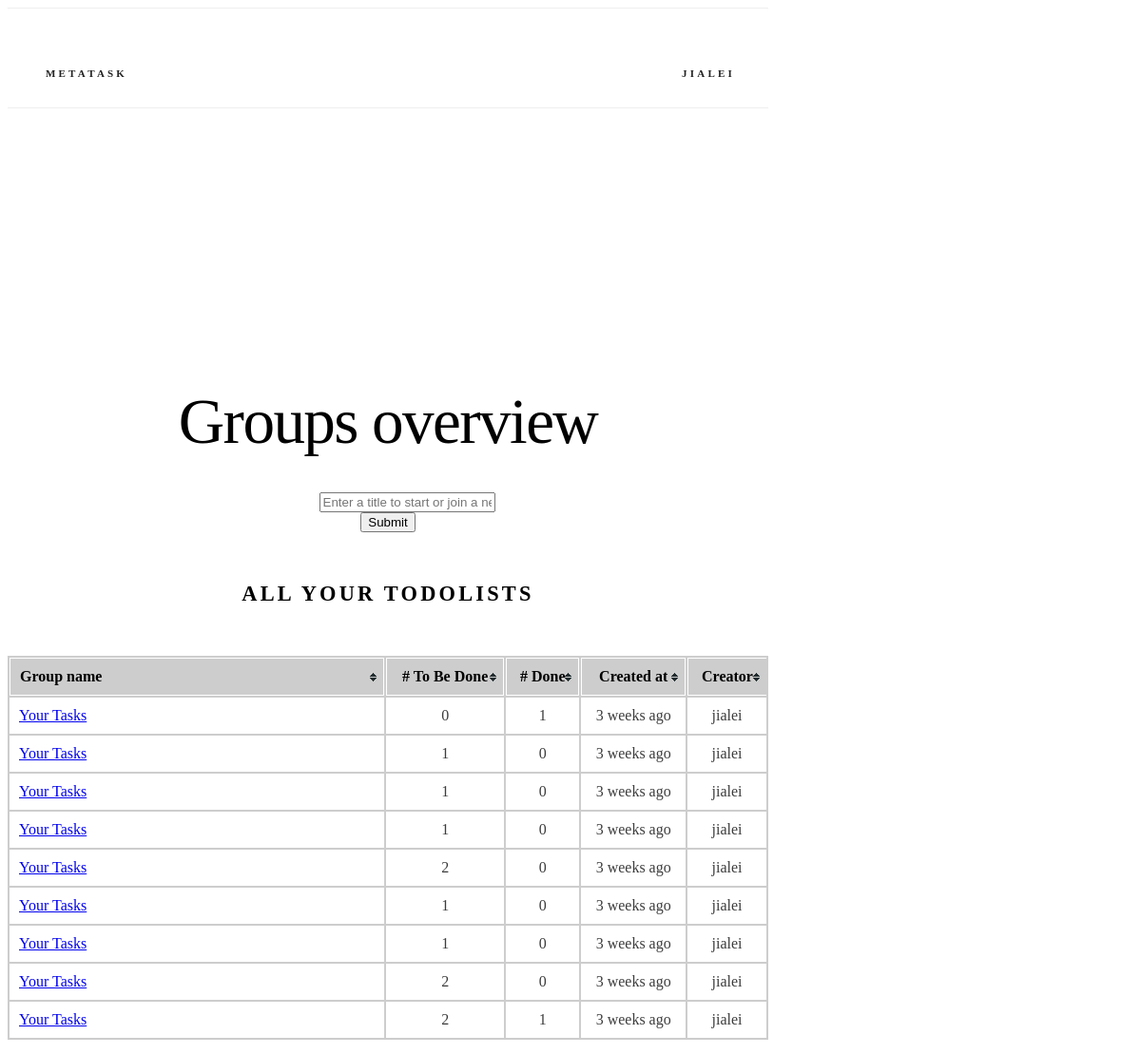
Page /todolists/ (signed in) on the earlier database version.
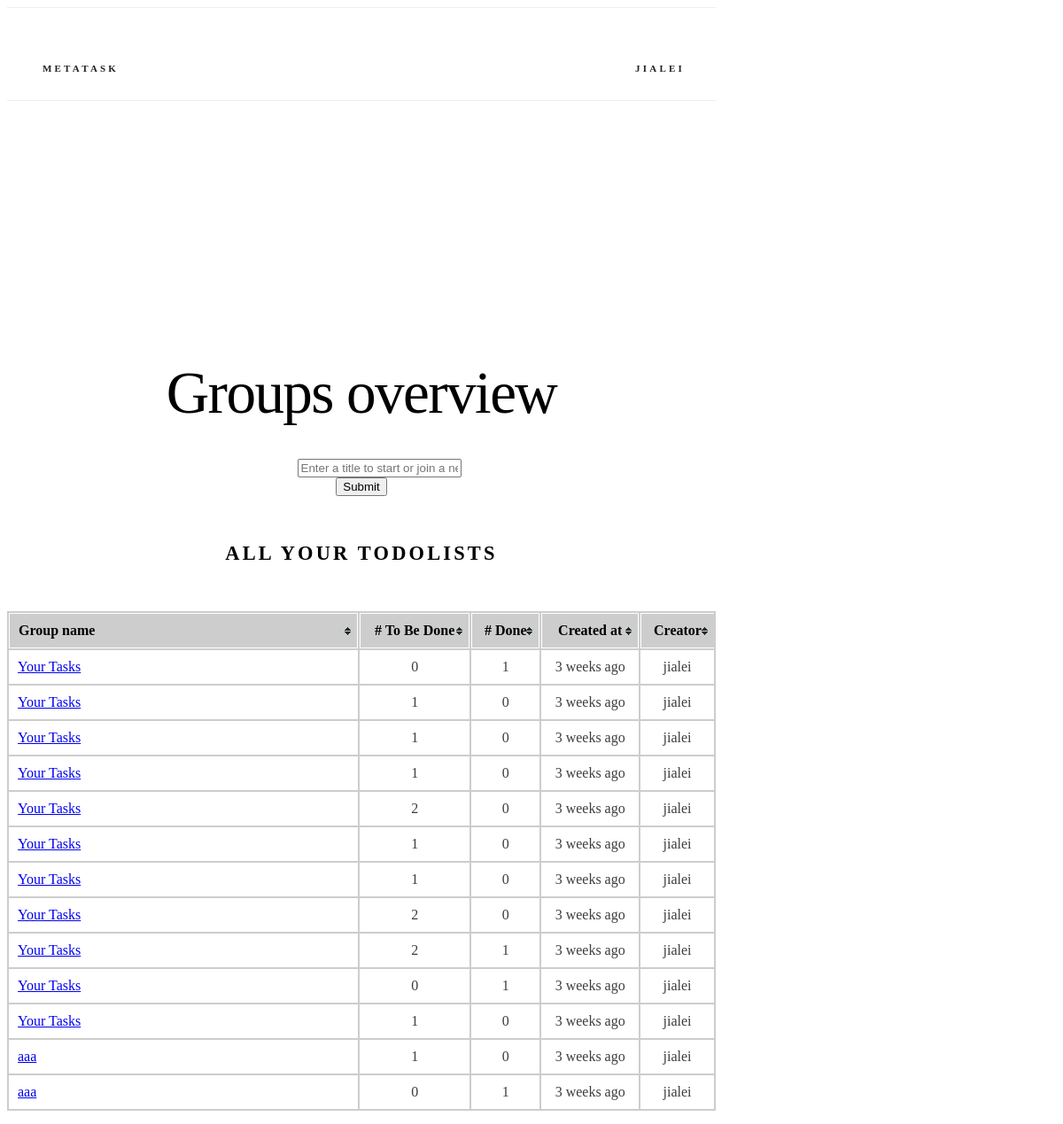
Same page on the later database version.
### lists/models.py (models this page shows, shortened)
class TodoList(models.Model):
    title = models.CharField(max_length=128, default="Your Tasks")
    created_at = models.DateTimeField(auto_now=True)
    creator = models.ForeignKey(
        User, null=True, related_name="todolists", on_delete=models.CASCADE
    )
    class Meta:
        ordering = ("created_at",)
    def count_finished(self):
        return self.todos.filter(is_finished=True).count()
    def count_open(self):
        return self.todos.filter(is_finished=False).count()

### lists/views.py (the view)
# urls.py: path("todolists/", views.overview, name="overview"),
@login_required
def overview(request):
    if request.method == "POST":
        return redirect("lists:add_todolist")
    return render(request, "lists/overview.html", {"form": TodoListForm()})

### lists/forms.py
class TodoListForm(forms.Form):
    title = forms.CharField(
        **form_kwargs(
            widget=forms.TextInput(
                attrs=widget_attrs("Enter a title to start or join a new group")
            )
        )
    )

### lists/templatetags/lists_extras.py (called while the page is built)
@register.filter("humanize")
def humanize_time(dt, past_="ago", future_="from now", default="just now"):
    now = datetime.utcnow()
    dt = dt.replace(tzinfo=None)
    if now > dt:
        diff = now - dt
        dt_is_past = True
    else:
        diff = dt - now
        dt_is_past = False
    periods = (
        (diff.days // 365, "year", "years"),
        (diff.days // 30, "month", "months"),
        (diff.days // 7, "week", "weeks"),
        (diff.days, "day", "days"),
        (diff.seconds // 3600, "hour", "hours"),
        (diff.seconds // 60, "minute", "minutes"),
        (diff.seconds, "second", "seconds"),
    )
    for period, singular, plural in periods:
        if period:
            return "%d %s %s" % (
                period,
                singular if period == 1 else plural,
                past_ if dt_is_past else future_,
            )
    return default

### lists/templates/lists/overview.html (shortened to what this page needs)
{% extends "base.html" %}
{% load static %}
{% load lists_extras %}
{% block css %}
<link rel="stylesheet" href="{% static 'lists/css/table.css' %}"> {% endblock %}
{% block body %}
<section class="header">
  <h2 class="title">Groups overview</h2>
  <div class="row">
    <div class="six columns">
      <form action="{% url 'lists:add_todolist' %}" method=post>
        <dl>
          <dd>{{ form }}</dd>
          <dt><input type="submit" value="Submit">
        </dl>
      </form>
    </div>
  </div>
  <div class="row">
    <div class="u-full-width">
      <h6 class="docs-header todolist-overview">All your todolists</h6>
      <table id="todolist-overview-table" class="tablesorter">
        <thead>
          <tr>
            <th class='todolist-title'>Group name</th>
            <th># To Be Done</th>
            <th># Done</th>
            <th class="datetime">Created at</th>
            <th>Creator</th>
          </tr>
        </thead>
        <tbody>
          {% for todolist in user.todolists.all %}
          <tr>
            <td class='todolist-title'><a href="{% url 'lists:todolist' todolist_id=todolist.id %}">{{ todolist.title }}</a></td>
            <td>{{ todolist.count_open }}</td>
            <td>{{ todolist.count_finished }}</td>
            <td data-time-in-seconds="{{ todolist.created_at|in_seconds }}">{{ todolist.created_at|humanize }}</td>
            <td>{{ todolist.creator }}</td>
          </tr>
          {% endfor %}
        </tbody>
      </table>
    </div>
  </div>
</section>
{% endblock %}

Differences in the rows shown:
added TodoList: title "Your Tasks", count_open "0", count_finished "1", created_at "3 weeks ago", creator "jialei"
added TodoList: title "Your Tasks", count_open "1", count_finished "0", created_at "3 weeks ago", creator "jialei"
added TodoList: title "aaa", count_open "1", count_finished "0", created_at "3 weeks ago", creator "jialei"
added TodoList: title "aaa", count_open "0", count_finished "1", created_at "3 weeks ago", creator "jialei"
